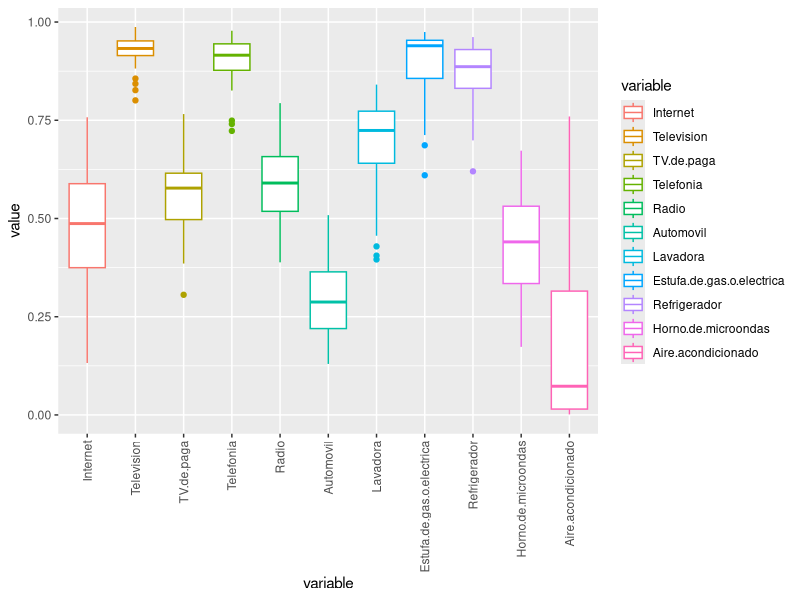
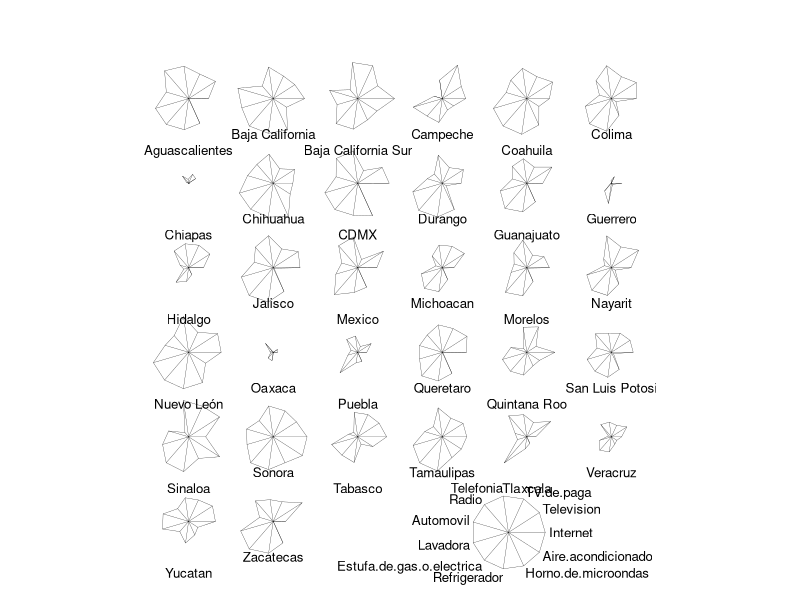
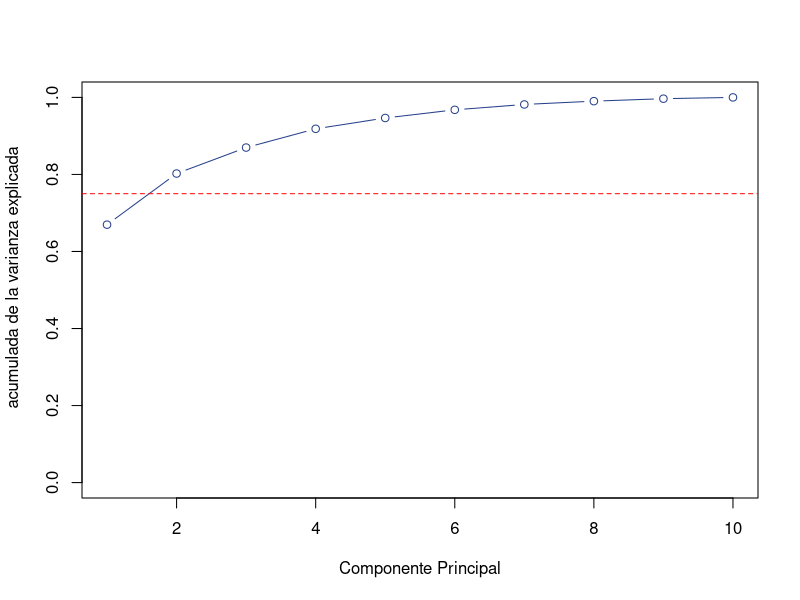
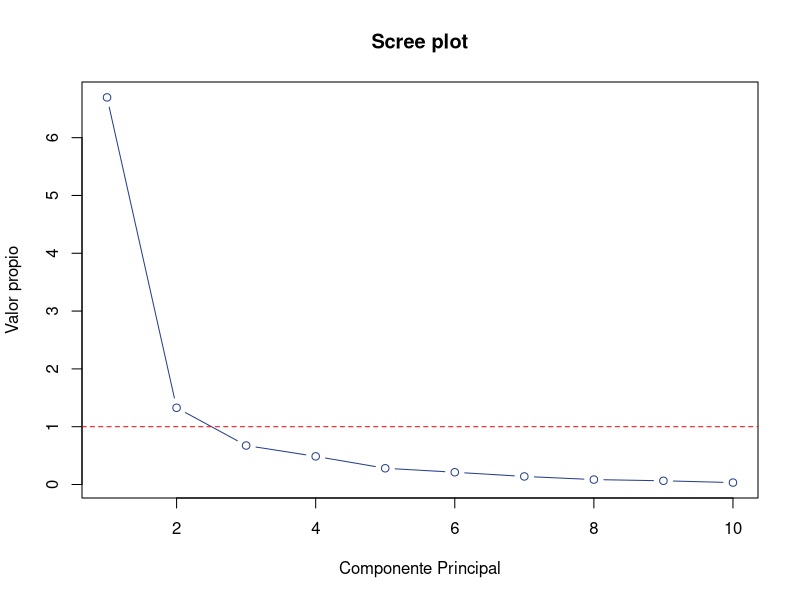
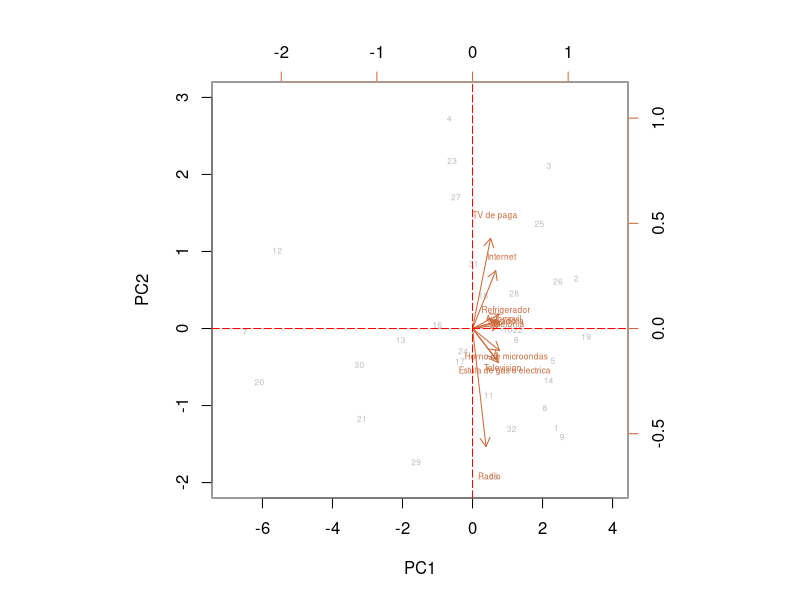

The R source for these figures, in order:
## ---- chunk 1
knitr::opts_chunk$set(echo = TRUE)
## ---- chunk 2
library(readxl)
library(reshape2)
library(ggplot2)

Hogares_equipo <- read_excel("Hogares_equipo.xlsx")
vars <- Hogares_equipo[,2:11]
matrizDatos <- as.matrix(vars)
summary(matrizDatos)

#diag(var(vars))
sort(diag(var(matrizDatos)))


## ---- chunk 3
#outliers
df <- data.frame(Hogares_equipo)
data_mod <- melt(df, id ="Entidad.federativa")

ggplot(data_mod) +
  geom_boxplot(aes(x=variable, y=value, color=variable)) +
  theme(axis.text.x = element_text(angle=90, vjust=.5, hjust=1))
## ---- chunk 4
stars(scale(df[2:12]), key.loc = c(11,2), radius = T, labels = df$Entidad.federativa,
      flip.labels = T, len = 1, cex.lab = 0.5, cex.main = 0.5, cex.axis = 0.5)
## ---- chunk 5
library(psych)
KMO(matrizDatos)

## ---- chunk 6

#Análisis de componentes principales
porcentajes_pca <- prcomp(matrizDatos, center = T, scale = T)

## ---- chunk 7
pve <- porcentajes_pca$sdev^2/sum(porcentajes_pca$sdev^2)
plot(cumsum(pve), xlab = "Componente Principal", ylab = "Porción
     acumulada de la varianza explicada", ylim = c(0,1), type = 'b', col = "royalblue4")
abline(h = 0.75, lty = 2, col = "red")

## ---- chunk 8

plot(porcentajes_pca$sdev^2, main = "Scree plot", xlab = "Componente Principal",
     ylab = "Valor propio", type = 'b', col = "royalblue4")
abline(h = 1, lty = 2, col = "red")

## ---- chunk 9
Z1 <- round(scale(matrizDatos) %*% porcentajes_pca$rotation[,1],4)
Z2 <- round(scale(matrizDatos) %*% porcentajes_pca$rotation[,2],4)
scores <- cbind(Z1, Z2)
colnames(scores) <- c("Z1","Z2")
scores
## ---- chunk 10

biplot(porcentajes_pca, choices = 1:2, col = c("gray73","sienna3"), scale = 0,
       xlim = c(-7,4), ylim = c(-2,3), cex = 0.5)
abline(h = 0, v = 0, col = "red", lty = 5)

